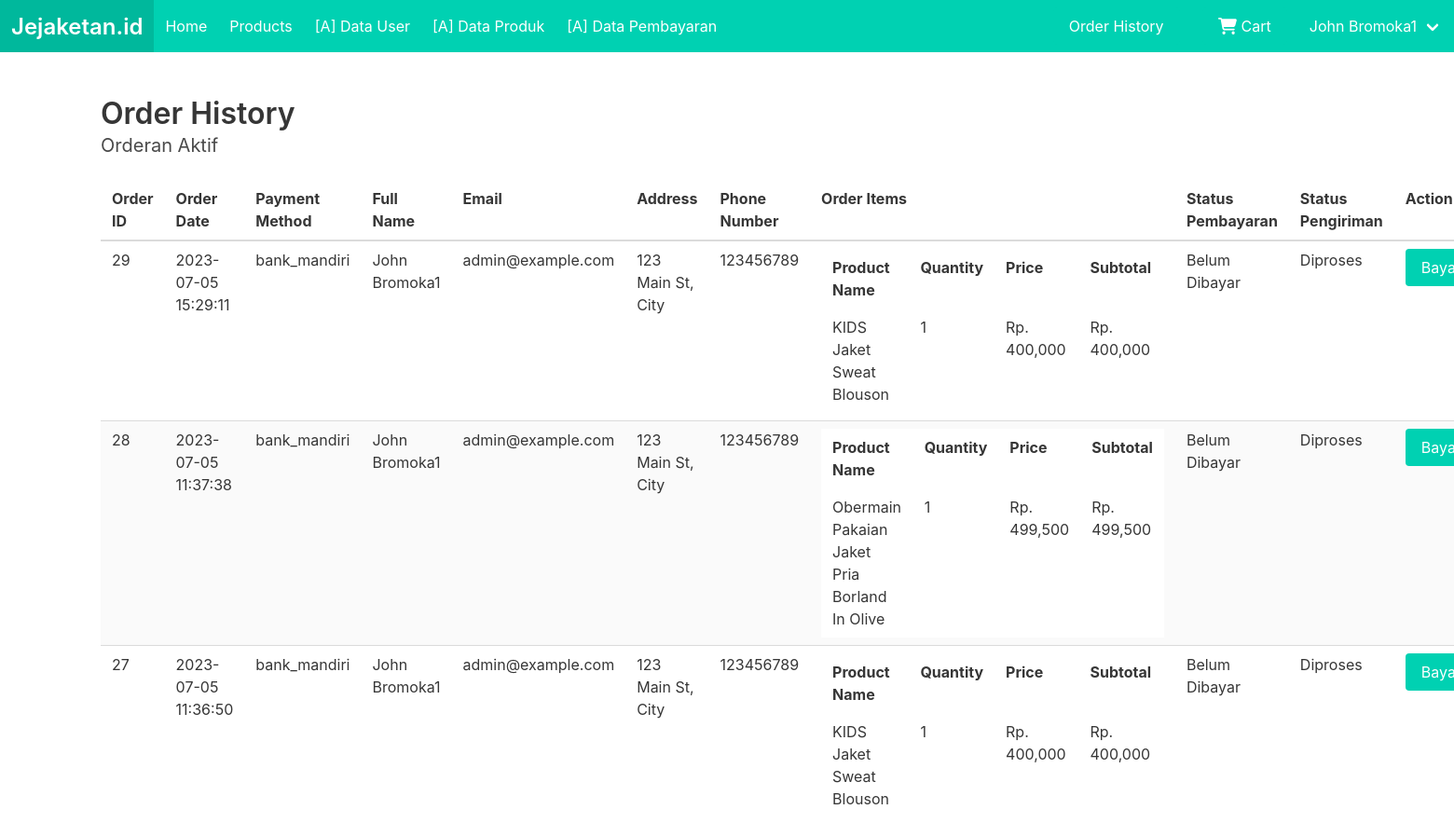
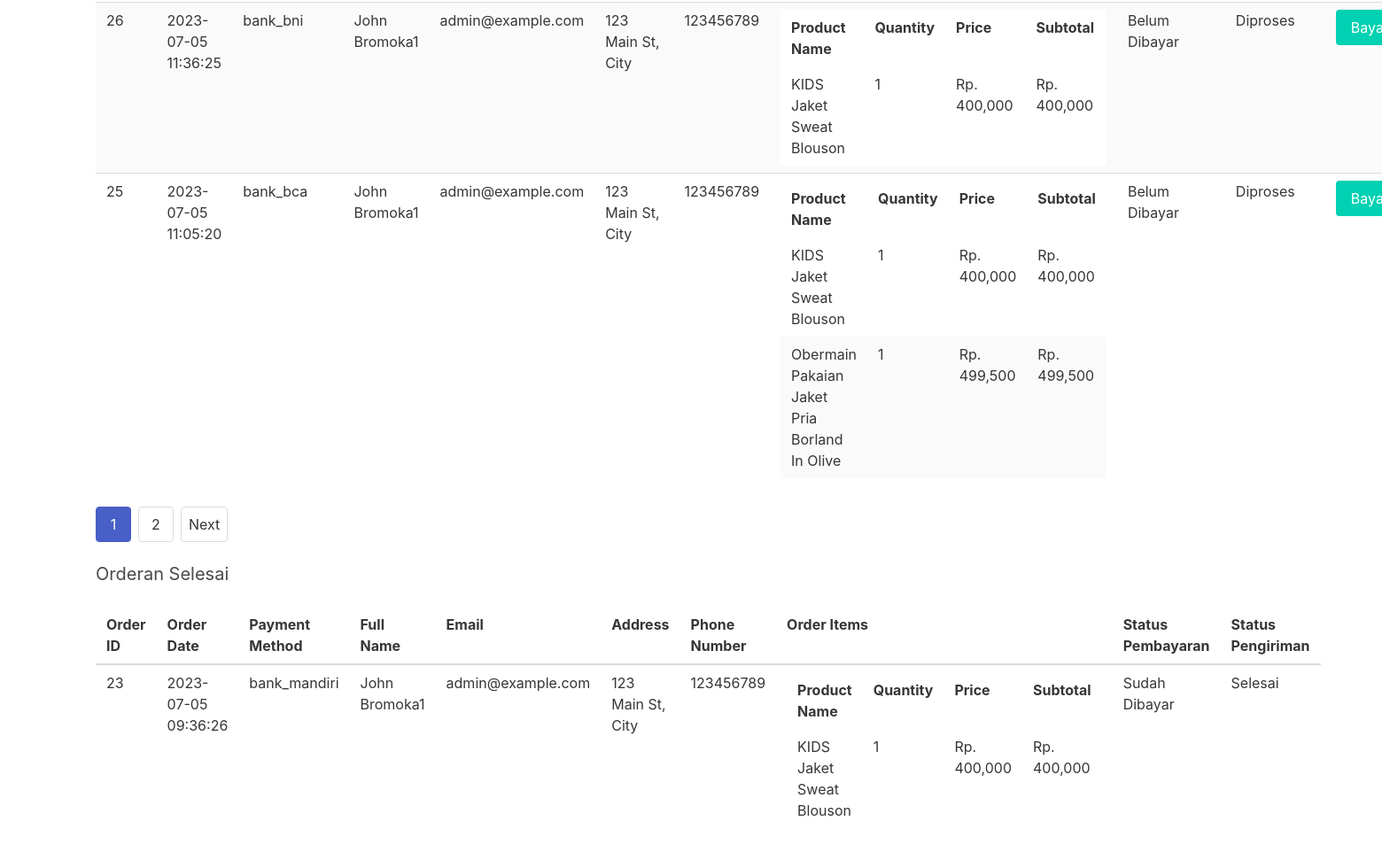
The page /order-history.php (signed in) on the database as committed earlier (2 pictures, top to bottom).
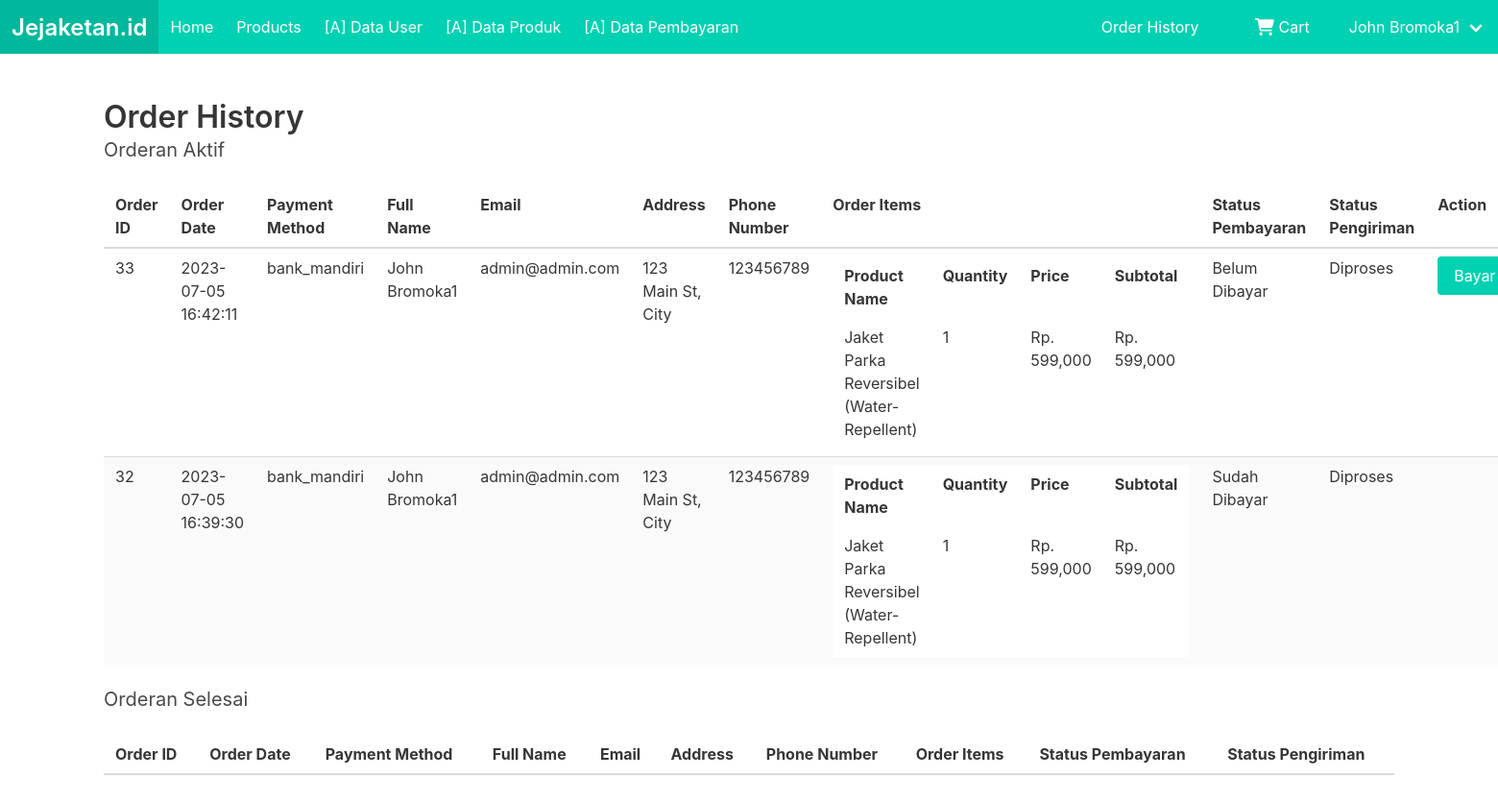
The same page on the database as committed later.
### tables this page shows
CREATE TABLE IF NOT EXISTS `Orders` (
  `order_id` int(11) NOT NULL AUTO_INCREMENT,
  `user_id` int(11) DEFAULT NULL,
  `order_date` timestamp NOT NULL DEFAULT current_timestamp(),
  `is_paid` enum('Y','N') NOT NULL DEFAULT 'N',
  `status` enum('Diproses','Dikirim','Selesai') DEFAULT 'Diproses',
  PRIMARY KEY (`order_id`),
  KEY `Orders_ibfk_1` (`user_id`),
  CONSTRAINT `Orders_ibfk_1` FOREIGN KEY (`user_id`) REFERENCES `User` (`user_id`) ON DELETE CASCADE ON UPDATE CASCADE
);

CREATE TABLE IF NOT EXISTS `PaymentMethod` (
  `payment_id` int(11) NOT NULL AUTO_INCREMENT,
  `order_id` int(11) DEFAULT NULL,
  `payment_method` varchar(50) DEFAULT NULL,
  PRIMARY KEY (`payment_id`),
  KEY `PaymentMethod_ibfk_1` (`order_id`),
  CONSTRAINT `PaymentMethod_ibfk_1` FOREIGN KEY (`order_id`) REFERENCES `Orders` (`order_id`) ON DELETE CASCADE ON UPDATE CASCADE
);

CREATE TABLE IF NOT EXISTS `ShippingDetails` (
  `shipping_id` int(11) NOT NULL AUTO_INCREMENT,
  `order_id` int(11) DEFAULT NULL,
  `full_name` varchar(100) DEFAULT NULL,
  `email` varchar(100) DEFAULT NULL,
  `address` varchar(200) DEFAULT NULL,
  `phone_number` varchar(20) DEFAULT NULL,
  PRIMARY KEY (`shipping_id`),
  KEY `ShippingDetails_ibfk_1` (`order_id`),
  CONSTRAINT `ShippingDetails_ibfk_1` FOREIGN KEY (`order_id`) REFERENCES `Orders` (`order_id`) ON DELETE CASCADE ON UPDATE CASCADE
);

CREATE TABLE IF NOT EXISTS `OrderItem` (
  `order_item_id` int(11) NOT NULL AUTO_INCREMENT,
  `order_id` int(11) DEFAULT NULL,
  `product_id` int(11) DEFAULT NULL,
  `quantity` int(11) DEFAULT NULL,
  `subtotal` decimal(10,2) DEFAULT NULL,
  PRIMARY KEY (`order_item_id`),
  KEY `OrderItem_ibfk_1` (`order_id`),
  KEY `OrderItem_ibfk_2` (`product_id`),
  CONSTRAINT `OrderItem_ibfk_1` FOREIGN KEY (`order_id`) REFERENCES `Orders` (`order_id`) ON DELETE CASCADE ON UPDATE CASCADE,
  CONSTRAINT `OrderItem_ibfk_2` FOREIGN KEY (`product_id`) REFERENCES `Product` (`product_id`) ON DELETE CASCADE ON UPDATE CASCADE
);

CREATE TABLE IF NOT EXISTS `Product` (
  `product_id` int(11) NOT NULL AUTO_INCREMENT,
  `product_name` varchar(100) NOT NULL,
  `category` varchar(100) NOT NULL,
  `description` text DEFAULT NULL,
  `price` decimal(10,2) NOT NULL,
  `image_url` varchar(200) DEFAULT NULL,
  `is_featured` enum('Y','N') DEFAULT 'N',
  `created_at` datetime DEFAULT NULL,
  `updated_at` datetime DEFAULT NULL,
  PRIMARY KEY (`product_id`)
);

### order-history.php (the view, shortened to what this page needs)
<?php
include 'header.php';
$userId = $_SESSION['user']['user_id'];
$perPage = 5;
$page = isset($_GET['page']) ? $_GET['page'] : 1;
$offset = ($page - 1) * $perPage;
$activeQuery = "SELECT o.*, p.payment_method, s.full_name, s.email, s.address, s.phone_number
                FROM Orders o
                INNER JOIN PaymentMethod p ON o.order_id = p.order_id
                INNER JOIN ShippingDetails s ON o.order_id = s.order_id
                WHERE o.user_id = $userId
                AND o.status != 'Selesai'
                ORDER BY o.order_id DESC
                LIMIT $offset, $perPage";
$activeResult = mysqli_query($conn, $activeQuery);
$totalActive = mysqli_num_rows(mysqli_query($conn, "SELECT o.order_id
                                                     FROM Orders o
                                                     WHERE o.user_id = $userId
                                                     AND o.status != 'Selesai'"));
$totalPagesActive = ceil($totalActive / $perPage);
$completedQuery = "SELECT o.*, p.payment_method, s.full_name, s.email, s.address, s.phone_number
                   FROM Orders o
                   INNER JOIN PaymentMethod p ON o.order_id = p.order_id
                   INNER JOIN ShippingDetails s ON o.order_id = s.order_id
                   WHERE o.user_id = $userId
                   AND (o.is_paid = 'Y' AND o.status = 'Selesai')
                   ORDER BY o.order_id DESC
                   LIMIT $offset, $perPage";
$completedResult = mysqli_query($conn, $completedQuery);
?>
<section class="section">
  <div class="container">
    <h1 class="title">Order History</h1>
    <h2 class="subtitle">Orderan Aktif</h2>
    <table class="table is-striped is-fullwidth">
      <thead>
        <tr>
          <th>Order ID</th>
          <th>Order Date</th>
          <th>Payment Method</th>
          <th>Full Name</th>
          <th>Email</th>
          <th>Address</th>
          <th>Phone Number</th>
          <th>Order Items</th>
          <th>Status Pembayaran</th>
          <th>Status Pengiriman</th>
          <th>Action</th>
        </tr>
      </thead>
      <tbody>
        <?php
        while ($row = mysqli_fetch_assoc($activeResult)) {
          $orderId = $row['order_id'];
          echo "<tr>";
          echo "<td>" . $orderId . "</td>";
          echo "<td>" . $row['order_date'] . "</td>";
          echo "<td>" . $row['payment_method'] . "</td>";
          echo "<td>" . $row['full_name'] . "</td>";
          echo "<td>" . $row['email'] . "</td>";
          echo "<td>" . $row['address'] . "</td>";
          echo "<td>" . $row['phone_number'] . "</td>";
          echo "<td>";
          $itemQuery = "SELECT oi.*, p.product_name, p.price
                        FROM OrderItem oi
                        INNER JOIN Product p ON oi.product_id = p.product_id
                        WHERE oi.order_id = $orderId";
          $itemResult = mysqli_query($conn, $itemQuery);
          echo "<table class='table is-fullwidth'>";
          echo "<thead>";
          echo "<tr>";
          echo "<th>Product Name</th>";
          echo "<th>Quantity</th>";
          echo "<th>Price</th>";
          echo "<th>Subtotal</th>";
          echo "</tr>";
          echo "</thead>";
          echo "<tbody>";
          while ($item = mysqli_fetch_assoc($itemResult)) {
            echo "<tr>";
            echo "<td>" . $item['product_name'] . "</td>";
            echo "<td>" . $item['quantity'] . "</td>";
            echo "<td>Rp. " . number_format($item['price']) . "</td>";
            echo "<td>Rp. " . number_format($item['subtotal']) . "</td>";
            echo "</tr>";
          }
          echo "</tbody>";
          echo "</table>";
          echo "</td>";
          echo "<td>" . ($row['is_paid'] === 'Y' ? 'Sudah Dibayar' : 'Belum Dibayar') . "</td>";
          echo "<td>" . $row['status'] . "</td>";
          echo "<td>";
          if ($row['is_paid'] === 'N') {
            echo "<a class='button is-primary' href='payment.php?order_id=" . $orderId . "'>Bayar</a>";
          }
          echo "</td>";
          echo "</tr>";
        }
        ?>
      </tbody>
    </table>
    <?php if ($totalActive > $perPage) : ?>
      <nav class="pagination" role="navigation" aria-label="pagination">
        <ul class="pagination-list">
          <?php for ($i = 1; $i <= $totalPagesActive; $i++) : ?>
            <li>
              <a class="pagination-link <?php echo $i == $page ? 'is-current' : ''; ?>" href="?page=<?php echo $i; ?>"><?php echo $i; ?></a>
            </li>
          <?php endfor; ?>
          <?php if ($page < $totalPagesActive) : ?>
            <li>
              <a class="pagination-link" href="?page=<?php echo $page + 1; ?>">Next</a>
            </li>
          <?php endif; ?>
        </ul>
      </nav>
    <?php endif; ?>
    <h2 class="subtitle">Orderan Selesai</h2>
    <table class="table is-striped is-fullwidth">
      <thead>
        <tr>
          <th>Order ID</th>
          <th>Order Date</th>
          <th>Payment Method</th>
          <th>Full Name</th>
          <th>Email</th>
          <th>Address</th>
          <th>Phone Number</th>
          <th>Order Items</th>
          <th>Status Pembayaran</th>
          <th>Status Pengiriman</th>
        </tr>
      </thead>
      <tbody>
        <?php
        while ($row = mysqli_fetch_assoc($completedResult)) {
          $orderId = $row['order_id'];
          echo "<tr>";
          echo "<td>" . $orderId . "</td>";
          echo "<td>" . $row['order_date'] . "</td>";
          echo "<td>" . $row['payment_method'] . "</td>";
          echo "<td>" . $row['full_name'] . "</td>";
          echo "<td>" . $row['email'] . "</td>";
          echo "<td>" . $row['address'] . "</td>";
          echo "<td>" . $row['phone_number'] . "</td>";
          echo "<td>";
          $itemQuery = "SELECT oi.*, p.product_name, p.price
                        FROM OrderItem oi
                        INNER JOIN Product p ON oi.product_id = p.product_id
                        WHERE oi.order_id = $orderId";
          $itemResult = mysqli_query($conn, $itemQuery);
          echo "<table class='table is-fullwidth'>";
          echo "<thead>";
          echo "<tr>";
          echo "<th>Product Name</th>";
          echo "<th>Quantity</th>";
          echo "<th>Price</th>";
          echo "<th>Subtotal</th>";
          echo "</tr>";
          echo "</thead>";
          echo "<tbody>";
          while ($item = mysqli_fetch_assoc($itemResult)) {
            echo "<tr>";
            echo "<td>" . $item['product_name'] . "</td>";
            echo "<td>" . $item['quantity'] . "</td>";
            echo "<td>Rp. " . number_format($item['price']) . "</td>";
            echo "<td>Rp. " . number_format($item['subtotal']) . "</td>";
            echo "</tr>";
          }
          echo "</tbody>";
          echo "</table>";
          echo "</td>";
          echo "<td>" . ($row['is_paid'] === 'Y' ? 'Sudah Dibayar' : 'Belum Dibayar') . "</td>";
          echo "<td>" . $row['status'] . "</td>";
          echo "</tr>";
        }
        ?>
      </tbody>
    </table>
  </div>
</section>

### header.php (shortened to what this page needs)
<?php
$userLoggedIn = isset($_SESSION['user']);
?>
<!DOCTYPE html>
<html>
<head>
  <link rel="stylesheet" href="<?php echo BASE_URL; ?>css/bulma.min.css">
</head>
<body>
<nav class="navbar is-primary" role="navigation" aria-label="main navigation">
  <div class="navbar-brand">
    <a class="navbar-item" href="<?php echo BASE_URL ?>">
      <h1 class="title is-4 has-text-white">Jejaketan.id</h1>
    </a>
  </div>
<div id="navbarBasicExample" class="navbar-menu">
     <div class="navbar-start">
      <a class="navbar-item" href="<?php echo BASE_URL ?>">Home</a>
      <?php
      if ($userLoggedIn && $_SESSION['user']['role'] === 'admin') {
        echo '
        <a class="navbar-item" href="'.BASE_URL.'products.php">Products</a>
        <a class="navbar-item" href="'.BASE_URL.'admin/users.php">[A] Data User</a>
        <a class="navbar-item" href="'.BASE_URL.'admin/products.php">[A] Data Produk</a>
        <a class="navbar-item" href="'.BASE_URL.'admin/payments.php">[A] Data Pembayaran</a>
        ';
      } else {
        echo '
        <a class="navbar-item" href="'.BASE_URL.'products.php">Products</a>
        <a class="navbar-item" href="'.BASE_URL.'about.php">About</a>
        <a class="navbar-item" href="'.BASE_URL.'contact.php">Contact</a>
        ';
      }
      ?>
    </div>
    <div class="navbar-end">
      <?php
      if ($userLoggedIn) {
        $user = $_SESSION['user'];
        echo '
            <div class="navbar-item">
              <a class="button is-primary" href="'.BASE_URL.'order-history.php">
                <span>Order History</span>
              </a>
            </div>
              <div class="navbar-item">
                <a class="button is-primary" href="'.BASE_URL.'cart.php">
                  <img src="'.BASE_URL.'image_assets/cart-shopping-solid.svg" style="width: 20px; height: 20px; margin-right: 5px;fill: #FFFFFF;">
                  <span>Cart</span>
                </a>
               </div>
      ';
        echo '
        <div class="navbar-item has-dropdown is-hoverable">
          <div class="navbar-link">' . $user['full_name'] . '</div>
          <div class="navbar-dropdown is-right">
            <a class="navbar-item" href="'.BASE_URL.'profile.php">Profile</a>
            <a class="navbar-item" href="'.BASE_URL.'config/logout.php">Logout</a>
          </div>
        </div>';
      }
      ?>
    </div>
  </div>
</nav>

Rows that differ between the two databases and show on the page:
removed orders: order_id "29", order_date "2023-07-05 15:29:11", paymentmethod.payment_method "bank_mandiri", shippingdetails.full_name "John Bromoka1", shippingdetails.email "admin@example.com", shippingdetails.address "123 Main St, City", shippingdetails.phone_number "123456789", is_paid "Belum Dibayar", status "Diproses", shown under "Orderan Aktif"
removed orderitem: product.product_name "KIDS Jaket Sweat Blouson", quantity "1", product.price "400,000", subtotal "400,000", shown under "29"
removed orders: order_id "28", order_date "2023-07-05 11:37:38", paymentmethod.payment_method "bank_mandiri", shippingdetails.full_name "John Bromoka1", shippingdetails.email "admin@example.com", shippingdetails.address "123 Main St, City", shippingdetails.phone_number "123456789", is_paid "Belum Dibayar", status "Diproses", shown under "Orderan Aktif"
removed orderitem: product.product_name "Obermain Pakaian Jaket Pria Borland In Olive", quantity "1", product.price "499,500", subtotal "499,500", shown under "28"
removed orders: order_id "27", order_date "2023-07-05 11:36:50", paymentmethod.payment_method "bank_mandiri", shippingdetails.full_name "John Bromoka1", shippingdetails.email "admin@example.com", shippingdetails.address "123 Main St, City", shippingdetails.phone_number "123456789", is_paid "Belum Dibayar", status "Diproses", shown under "Orderan Aktif"
removed orderitem: product.product_name "KIDS Jaket Sweat Blouson", quantity "1", product.price "400,000", subtotal "400,000", shown under "27"
removed orders: order_id "26", order_date "2023-07-05 11:36:25", paymentmethod.payment_method "bank_bni", shippingdetails.full_name "John Bromoka1", shippingdetails.email "admin@example.com", shippingdetails.address "123 Main St, City", shippingdetails.phone_number "123456789", is_paid "Belum Dibayar", status "Diproses", shown under "Orderan Aktif"
removed orderitem: product.product_name "KIDS Jaket Sweat Blouson", quantity "1", product.price "400,000", subtotal "400,000", shown under "26"
removed orders: order_id "25", order_date "2023-07-05 11:05:20", paymentmethod.payment_method "bank_bca", shippingdetails.full_name "John Bromoka1", shippingdetails.email "admin@example.com", shippingdetails.address "123 Main St, City", shippingdetails.phone_number "123456789", is_paid "Belum Dibayar", status "Diproses", shown under "Orderan Aktif"
removed orderitem: product.product_name "KIDS Jaket Sweat Blouson", quantity "1", product.price "400,000", subtotal "400,000", shown under "25"
removed orderitem: product.product_name "Obermain Pakaian Jaket Pria Borland In Olive", quantity "1", product.price "499,500", subtotal "499,500", shown under "25"
removed orders: order_id "23", order_date "2023-07-05 09:36:26", paymentmethod.payment_method "bank_mandiri", shippingdetails.full_name "John Bromoka1", shippingdetails.email "admin@example.com", shippingdetails.address "123 Main St, City", shippingdetails.phone_number "123456789", is_paid "Sudah Dibayar", status "Selesai", shown under "Orderan Selesai"
removed orderitem: product.product_name "KIDS Jaket Sweat Blouson", quantity "1", product.price "400,000", subtotal "400,000", shown under "23"
added orders: order_id "33", order_date "2023-07-05 16:42:11", paymentmethod.payment_method "bank_mandiri", shippingdetails.full_name "John Bromoka1", shippingdetails.email "admin@admin.com", shippingdetails.address "123 Main St, City", shippingdetails.phone_number "123456789", is_paid "Belum Dibayar", status "Diproses", shown under "Orderan Aktif"
added orderitem: product.product_name "Jaket Parka Reversibel (Water-Repellent)", quantity "1", product.price "599,000", subtotal "599,000", shown under "33"
added orders: order_id "32", order_date "2023-07-05 16:39:30", paymentmethod.payment_method "bank_mandiri", shippingdetails.full_name "John Bromoka1", shippingdetails.email "admin@admin.com", shippingdetails.address "123 Main St, City", shippingdetails.phone_number "123456789", is_paid "Sudah Dibayar", status "Diproses", shown under "Orderan Aktif"
added orderitem: product.product_name "Jaket Parka Reversibel (Water-Repellent)", quantity "1", product.price "599,000", subtotal "599,000", shown under "32"
Other text that changed with them:
list line gone: "1"
list line gone: "2"
text no longer shown: "Next"
